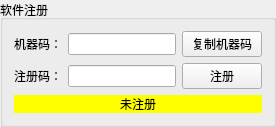
    <widget class="QGroupBox" name="groupBox_7">
     <property name="title">
      <string>软件注册</string>
     </property>
     <layout class="QGridLayout" name="gridLayout_8">
      <item row="0" column="0">
       <widget class="QLabel" name="label_2">
        <property name="minimumSize">
         <size>
          <width>0</width>
          <height>0</height>
         </size>
        </property>
        <property name="maximumSize">
         <size>
          <width>80</width>
          <height>16777215</height>
         </size>
        </property>
        <property name="text">
         <string>机器码：</string>
        </property>
       </widget>
      </item>
      <item row="0" column="1">
       <widget class="QLineEdit" name="lineEdit_MachineCode">
        <property name="readOnly">
         <bool>true</bool>
        </property>
       </widget>
      </item>
      <item row="0" column="2">
       <widget class="QPushButton" name="pushButton_Copy">
        <property name="text">
         <string>复制机器码</string>
        </property>
       </widget>
      </item>
      <item row="1" column="0">
       <widget class="QLabel" name="label_3">
        <property name="minimumSize">
         <size>
          <width>0</width>
          <height>0</height>
         </size>
        </property>
        <property name="maximumSize">
         <size>
          <width>80</width>
          <height>16777215</height>
         </size>
        </property>
        <property name="text">
         <string>注册码：</string>
        </property>
       </widget>
      </item>
      <item row="1" column="1">
       <widget class="QLineEdit" name="lineEdit_RegisterCode"/>
      </item>
      <item row="1" column="2">
       <widget class="QPushButton" name="pushButton_Register">
        <property name="text">
         <string>注册</string>
        </property>
       </widget>
      </item>
      <item row="2" column="0" colspan="3">
       <widget class="QLabel" name="label_RegisterInfo">
        <property name="layoutDirection">
         <enum>Qt::LeftToRight</enum>
        </property>
        <property name="styleSheet">
         <string notr="true">background-color: rgb(255, 255, 0);</string>
        </property>
        <property name="text">
         <string>未注册</string>
        </property>
        <property name="alignment">
         <set>Qt::AlignCenter</set>
        </property>
       </widget>
      </item>
     </layout>
    </widget>
